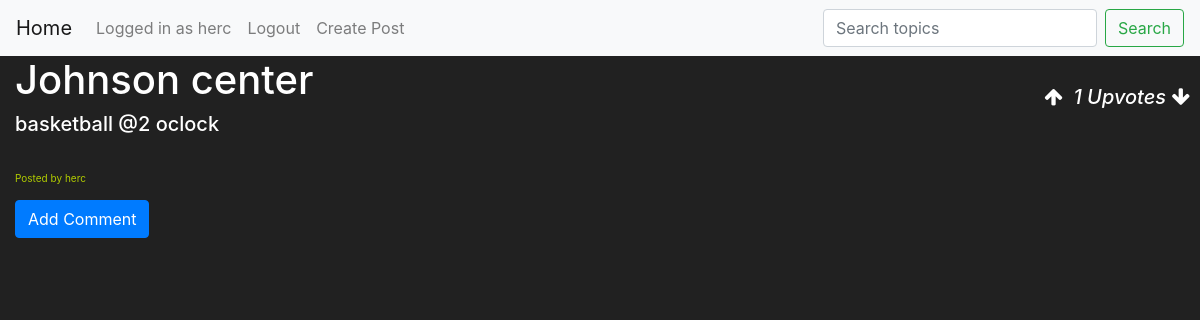
Page /post/9 (signed in) on the committed database.
### ForumApp/models.py (models this page shows, shortened)
class Users(db.Model, UserMixin):
    id = db.Column(db.Integer, primary_key=True)
    username = db.Column(db.String, unique=True, nullable=False)
    email = db.Column(db.String, unique=True, nullable=False)
    password = db.Column(db.String(150))
    active = db.Column(db.Boolean())
    roles = db.relationship('Role', secondary=roles_users, backref=db.backref('users', lazy='dynamic'))

class Post(db.Model):
    id = db.Column(db.Integer, primary_key=True)
    author_id = db.Column(db.Integer, db.ForeignKey('users.id'))
    author = db.relationship(Users, backref=backref("Post", cascade="all, delete"))
    category_id = db.Column(db.Integer, db.ForeignKey('category.id'), nullable=True)
    category = db.relationship(Category, backref=db.backref("post", lazy='dynamic'))
    number_of_votes = db.Column(db.Integer())
    title = db.Column(db.String(120))
    description = db.Column(db.String(10000))
    image_url = db.Column(db.String(200))
    created_at = db.Column(db.DateTime(timezone=True), default=func.now())
    updated_at = db.Column(db.DateTime(timezone=True), default=func.now())

### ForumApp/views.py (the view, shortened to what this page needs)
@views.route('/post/<int:post_id>', methods=['GET'])
def post(post_id):
    post = Post.query.get(post_id)
    if not post:
        abort(404)
    comments = Comment.query.filter_by(post_id=post_id).all()
    replies = Reply.query.all()
    if current_user.is_authenticated:
        specificPersonPostUpvote = Upvote.query.filter_by(post_id=post_id, author = current_user).first()
        specificPersonCommentUpvote = []
        specificPersonReplyUpvoteDict = {}
        specificPersonRepliesUpvote = []
        print(specificPersonReplyUpvoteDict)
        print(specificPersonCommentUpvote)
    return render_template('post.html', post=post, comments=comments, replies=replies,
                            Upvotes = {'PostUpvote': specificPersonPostUpvote,
                                        'CommsUpvote':specificPersonCommentUpvote,
                                        'DictRepVote': specificPersonReplyUpvoteDict, })

### ForumApp/__init__.py (called while the page is built)
def create_app():
    app.config['SECRET_KEY'] = 'hjshjhdjah kjshkjdhjs'
    app.config['SQLALCHEMY_DATABASE_URI'] = f'sqlite:///{DB_NAME}'
    app.config['FLASK_ADMIN_SWATCH'] = 'United'
    db.init_app(app)
    from .views import views
    from .auth import auth
    app.register_blueprint(views, url_prefix='/')
    app.register_blueprint(auth, url_prefix='/')
    from .models import Users
    from .admin import appnamey
    appnamey(app)
    create_database(app)
    CORS(app)
    login_manager = LoginManager()
    login_manager.login_view = 'auth.login'
    login_manager.init_app(app)
    @login_manager.user_loader
    def load_user(id):
        return Users.query.get(int(id))
    return app

### ForumApp/templates/post.html (shortened to what this page needs)
{% extends "base.html" %}
{% block body %}
<div class="col-md-auto col-lg-auto col-sm-auto w-100">
    <h1>{{ post.title }}</h1>
    <h5>{{ post.description }} </h5>
    <small class="card-foot"> Posted by {{ post.author.username }}</small>
    <div class="arrow-button post">
        {% if Upvotes.PostUpvote.act == 'MIN' %}
            <i class="fa fa-arrow-up post" data-postid = {{ post.id }} ></i>
                {% if post.number_of_votes >= 0 %}
                    <i class="" > {{ post.number_of_votes }} Upvotes </i>
                {% elif post.number_of_votes < 0 %}
                    <i class=""> {{ post.number_of_votes }} Downvotes </i>
                {% endif %}
            <i class="fa fa-arrow-down post" style="background-color: #ccc;" data-postid = {{ post.id }}></i>
        {% else %}
            <i class="fa fa-arrow-up post" data-postid = {{ post.id }} ></i>
                {% if post.number_of_votes >= 0 %}
                    <i class="" > {{ post.number_of_votes }} Upvotes </i>
                {% elif post.number_of_votes < 0 %}
                    <i class=""> {{ post.number_of_votes }} Downvotes </i>
                {% endif %}
            <i class="fa fa-arrow-down post" data-postid = {{ post.id }}></i>
        {% endif %}
    </div>
<div class="card-columns" style="column-count: 1;">
                <button type="button" id="comment-button" class="btn btn-primary">Add Comment</button>
     </div>
</div>
{% endblock %}

### ForumApp/templates/base.html (shortened to what this page needs)
<!DOCTYPE html>
<html>
<link rel="stylesheet" href="{{ url_for('static', filename = '/css/base.css') }}">
<link rel="stylesheet" href="{{ url_for('static', filename = '/css/login.css') }}">
<link rel="stylesheet" href="https://stackpath.bootstrapcdn.com/font-awesome/4.7.0/css/font-awesome.min.css">
    <nav class="navbar navbar-expand-lg navbar-light bg-light">
        <a class="navbar-brand" href="/">Home</a>
        <div class="collapse navbar-collapse" id="navbarNav">
            <ul class="navbar-nav mr-auto">
                {% if current_user.is_authenticated %}
                <a class="nav-item nav-link" id="">Logged in as {{current_user.username}}</a>
                <a class="nav-item nav-link" id="logout" href="/logout">Logout</a>
                <a class="nav-item nav-link" id="createpost" href="/post">Create Post</a>
                {% else %}
                <a class="nav-item nav-link" id="login" href="/login">Login</a>
                <a class="nav-item nav-link" id="signUp" href="/signup">Sign Up</a>
                {% endif %}
            </ul>
            <form class="form-inline" method="POST">
                <input class="form-control mr-sm-2" type="search" name="search" placeholder="Search topics" aria-label="Search">
                <button class="btn btn-outline-success my-2 my-sm-0" type="submit">Search</button>
            </form>
        </div>
    </nav>
    <h1>
<head>{% block header %}{% endblock %} </head>
<body>{% block body %}{% endblock %}</body>

### ForumApp/static/css/base.css (style rules this page uses)
body { background-color: #212121; color: white; }
.navbar { background-color: transparent; box-shadow: none; }
.card-foot { color: rgb(177, 204, 0); font-size: x-small; }
.card-columns { color: rgb(0, 0, 0); }
.arrow-button { position: absolute; top: 0; right: 0; padding: 10px; }
.arrow-button i { font-size: 20px; }

### rows in the picture
Users: username "herc", author.username "herc"
Post: title "Johnson center", description "basketball @2 oclock", number_of_votes "1"
